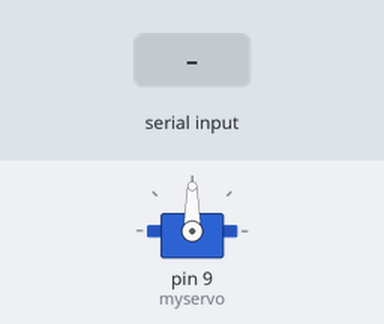
A sketch run on a simulated Arduino Uno, built with avr-gcc and run on an emulated ATmega328P. On the bench: servo. Inputs (shaded band) come from the test bench.

Above: at 1.2 s.
1.3 s: "30,150\n" received over Serial
At 2.9 s:
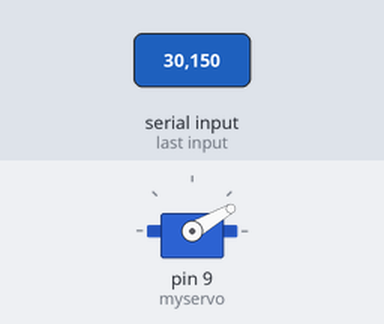
3.8 s: "5\n" received over Serial
At 5.8 s:
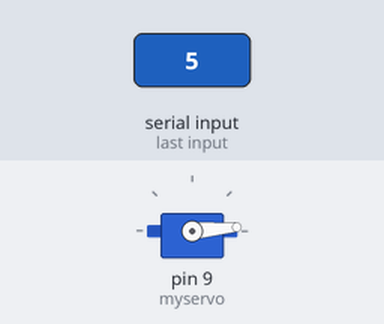
6.3 s: "200\n" received over Serial
At 7.8 s:
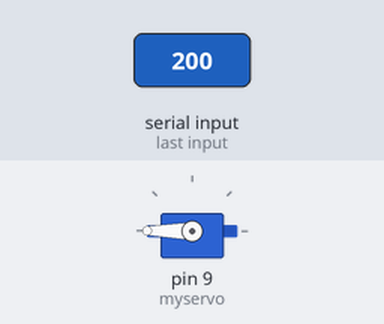
8.8 s: "90,45\n" received over Serial
At 11.0 s:
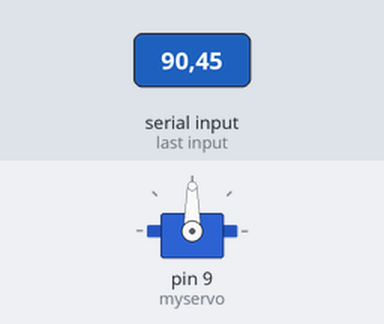
Timing chart, 0 to 12.3 s (numbered marks = the images above; inputs shaded):
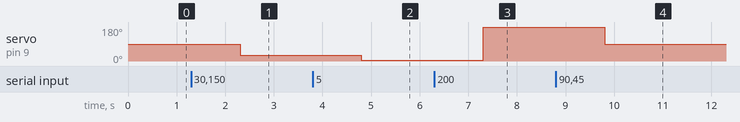

Measured:
- after the input at 1.3 s, servo on pin 9 (myservo): 90° → 30° after 1.0 s
- after the input at 3.8 s, servo on pin 9 (myservo): 30° → 5° after 1.0 s
- after the input at 6.3 s, servo on pin 9 (myservo): 5° → 180° after 1.0 s
- after the input at 8.8 s, servo on pin 9 (myservo): 180° → 90° after 1.0 s

The sketch:

pyServo.ino
```cpp
#include <Servo.h>

Servo myservo;
int pos = 0;
String strPos = "0";

void setup() {
  // put your setup code here, to run once:
  myservo.attach(9);
  Serial.begin(9600);
}

void loop() {
  // put your main code here, to run repeatedly:
  while(!Serial);
  if (Serial.available()){
    strPos = Serial.readStringUntil('\r');
    pos = strPos.toInt();
    //pos = map(pos, 30, 270, 0, 180);
    myservo.write(pos);
    delay(500);
  }
}
```
